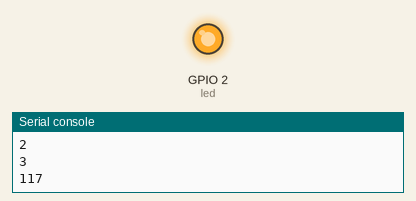
Simulated run of this program. Board: ESP8266 board running MicroPython. Shown: output pins drawn as LEDs (lit = HIGH, except the on-board LED, lit = LOW), the last lines printed to the serial console. Random numbers come from a fixed seed; no MQTT or app messages arrive unless stated; library files of the repository ran but are not shown: 1 file(s).

Above: at 1.1 s.
At 3.1 s:
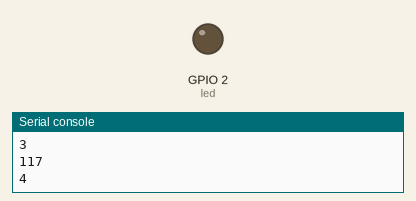
Timing chart, 0 to 5.4 s (numbered marks = the images above):
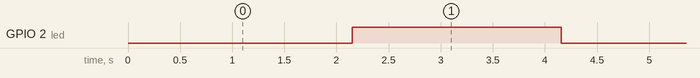

Measured:
- by itself, GPIO 2 (led): alternates HIGH for 2.0 s and LOW for 2.0 s

The program:

main.py
```python
from time import sleep
from umqtt.simple import MQTTClient
import machine
from dht import DHT11
import random

SERVER = '192.168.43.251'
CLIENT_ID = 'ESP8266_DHT11_Sensor'
TOPIC = b'temp_humidity'


print(1)
client = MQTTClient(CLIENT_ID, SERVER)
client.connect()
led = machine.Pin(2, machine.Pin.OUT)
print(2)

while True:
    try:
	input_random1=random.randint(100,200)
	print(3)
	msg = str(input_random1)
	client.publish(TOPIC, msg)
	print(msg)
	led.off() # Board LED on
    except OSError:
        print('Failed to read sensor.')
    sleep(2)
    print(4)
    led.on()
    sleep(2)
```

mqtt_random2.py
```python
from time import sleep
from umqtt.simple import MQTTClient
import machine
from dht import DHT11
import random

SERVER = '192.168.43.251'
CLIENT_ID = 'ESP8266_DHT11_Sensor'
TOPIC = b'temp_humidity'


print(1)
client = MQTTClient(CLIENT_ID, SERVER)
client.connect()
led = machine.Pin(2, machine.Pin.OUT)
print(2)

while True:
    try:
	input_random1=random.randint(100,200)
	print(3)
	msg = str(input_random1)
	client.publish(TOPIC, msg)
	print(msg)
	led.off() # Board LED on
    except OSError:
        print('Failed to read sensor.')
    sleep(2)
    print(4)
    led.on()
    sleep(2)
```
